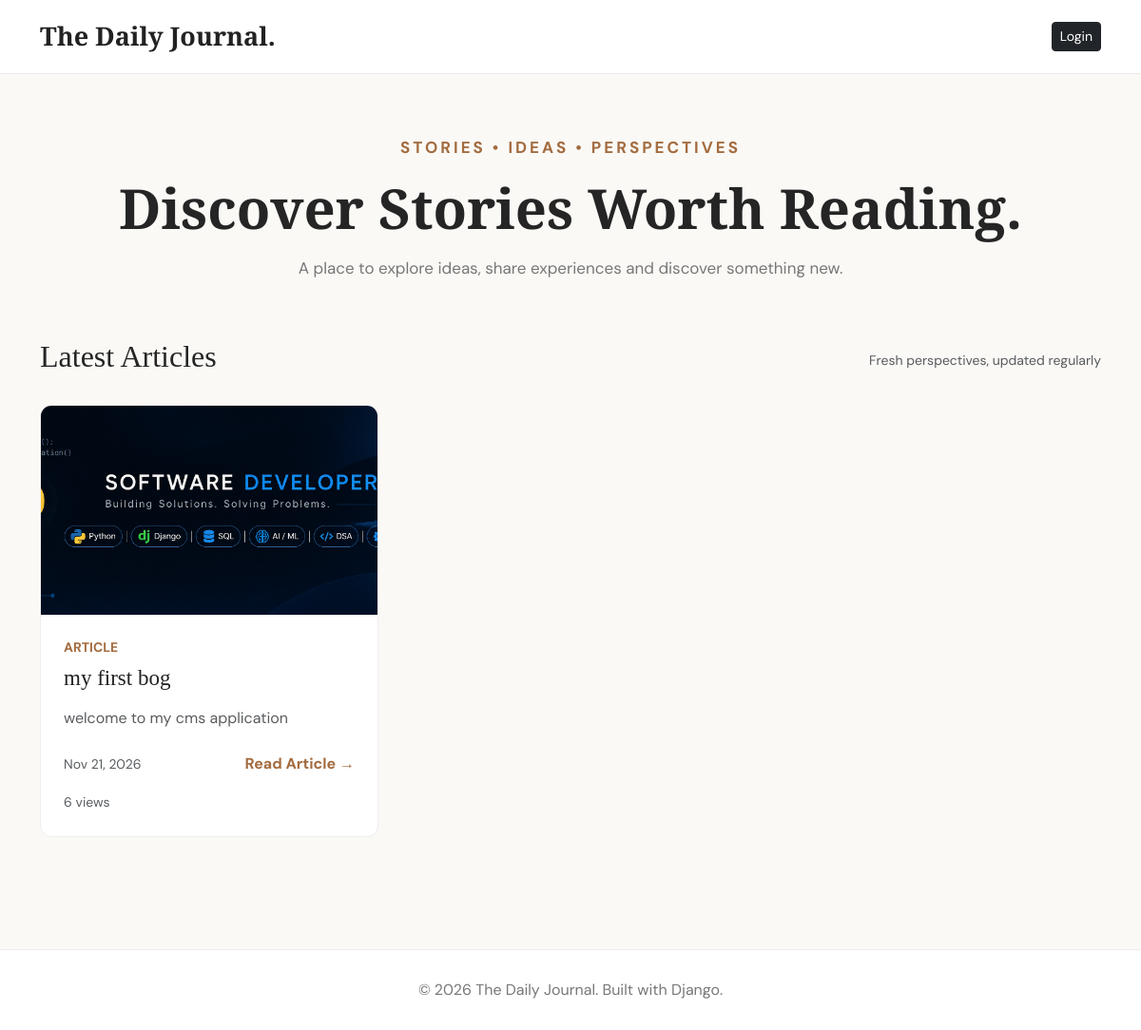
Page /api/ on the earlier database version.
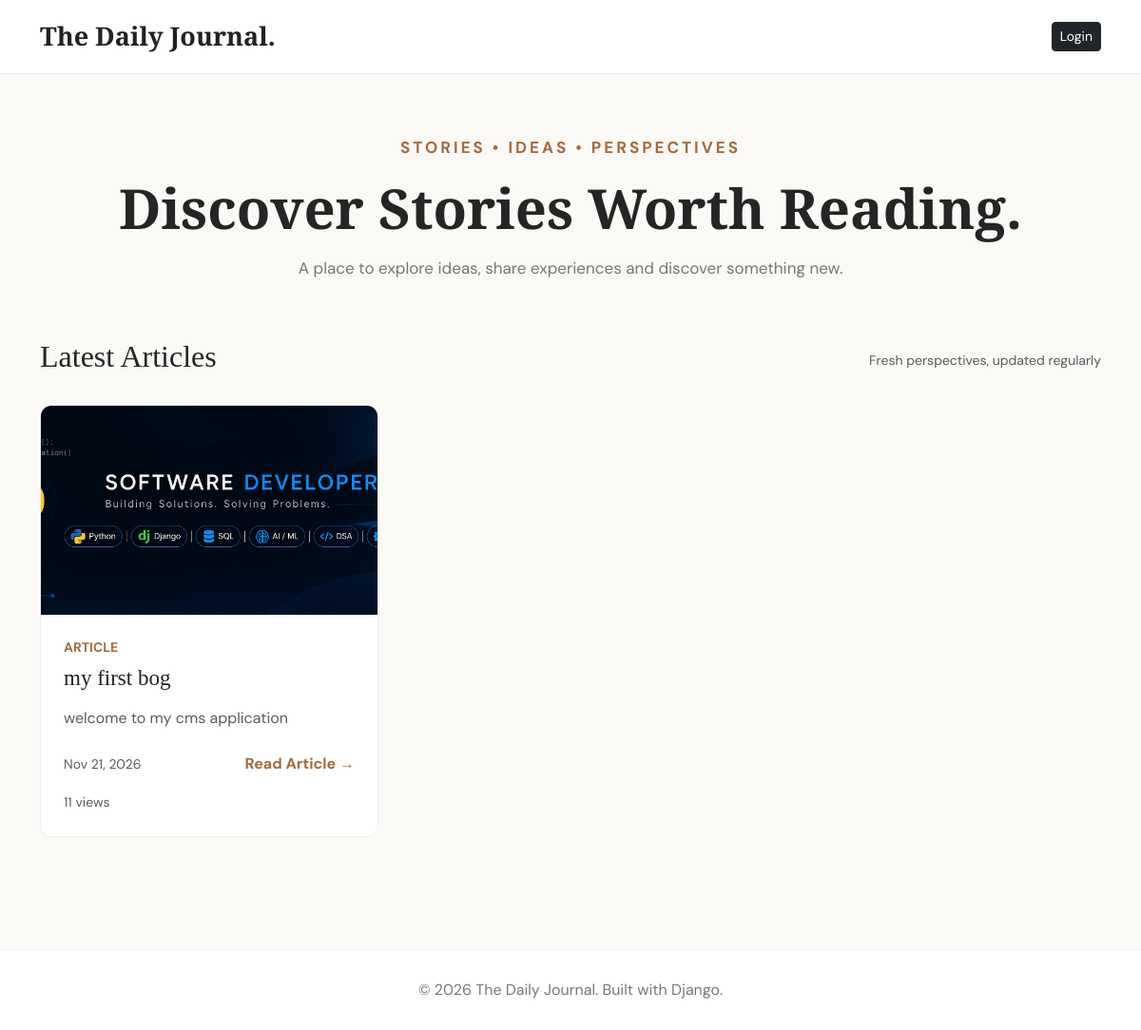
Same page on the later database version.
### posts/models.py (models this page shows, shortened)
class Post(models.Model):
    title = models.CharField(max_length=200)
    content = models.TextField()
    image = models.ImageField(
        upload_to='posts/',
        blank=True,
        null=True
    )
    author = models.ForeignKey(
        User,
        on_delete=models.CASCADE
    )
    views_count = models.PositiveIntegerField(default=0)
    is_published = models.BooleanField(default=True)
    created_at = models.DateTimeField(auto_now_add=True)
    updated_at = models.DateTimeField(auto_now=True)

### posts/views.py (the view)
# urls.py: path('', home, name='home'),
def home(request):
    posts = Post.objects.filter(is_published=True).order_by('-created_at')
    return render(request, 'posts/home.html', {'posts': posts})

### templates/posts/home.html (shortened to what this page needs)
{% extends 'base.html' %}
{% block content %}
<section class="hero">
    <div class="container">
        <p class="text-uppercase fw-bold small" style="letter-spacing: 3px; color: #a36b3f;">
            Stories • Ideas • Perspectives
        </p>
        <h1>Discover Stories Worth Reading.</h1>
        <p class="mt-3">
            A place to explore ideas, share experiences and discover something new.
        </p>
    </div>
</section>
<div class="container pb-5">
    <div class="d-flex justify-content-between align-items-center mb-4">
        <h2 class="section-title">Latest Articles</h2>
        <span class="text-muted small">Fresh perspectives, updated regularly</span>
    </div>
    <div class="row g-4">
        {% for post in posts %}
        <div class="col-md-6 col-lg-4">
            <div class="post-card">
                {% if post.image %}
                    <img src="{{ post.image.url }}" alt="{{ post.title }}">
                {% else %}
                    <div style="height:220px; background:#eee; display:flex; align-items:center; justify-content:center; color:#888;">
                        No Image Available
                    </div>
                {% endif %}
                <div class="post-card-body">
                    <p class="text-uppercase small fw-bold mb-2" style="color:#a36b3f;">
                        ARTICLE
                    </p>
                    <h3>
                        <a href="{% url 'post-detail-page' post.id %}">
                            {{ post.title }}
                        </a>
                    </h3>
                    <p class="text-muted mt-3">
                        {{ post.content|truncatewords:22 }}
                    </p>
                    <div class="d-flex justify-content-between align-items-center mt-4">
                        <small class="text-muted">
                            {{ post.created_at|date:"M d, Y" }}
                        </small>
                        <a class="read-more" href="{% url 'post-detail-page' post.id %}">
                            Read Article →
                        </a>
                    </div>
                    <div class="mt-3">
                        <small class="text-muted">
                            {{ post.views_count }} views
                        </small>
                    </div>
                </div>
            </div>
        </div>
        {% empty %}
        <div class="col-12 text-center py-5">
            <h4>No articles published yet.</h4>
            <p class="text-muted">Check back soon for new stories.</p>
        </div>
        {% endfor %}
    </div>
</div>
{% endblock %}

Differences in the rows shown:
changed Post "my first bog": views_count "6" → "11"
